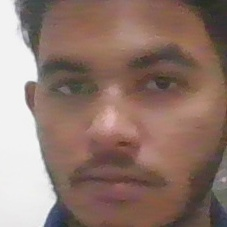
#> input picture face_database/images/Aryan.jpg, 227 x 227 px, given in place of the camera
$ python face_system.py
#> lines starting #> are read from the running program, lines starting #| are printed output that depends on the picture
import cv2
import numpy as np
import os
from datetime import datetime
from pathlib import Path
import pickle
import requests

MAKE_WEBHOOK_URL = "https://hook.eu1.make.com/qj676s4s6r0gipdpyfa39xxtbvus73b9"
COOLDOWN_SECONDS = 10  # Log each person at most once per 10 seconds


class FaceDatabase:
    def __init__(self, database_dir="face_database"):
        self.database_dir = Path(database_dir)
        self.encodings_file = self.database_dir / "encodings.pkl"
        self.images_dir = self.database_dir / "images"
        self.images_dir.mkdir(parents=True, exist_ok=True)
        self.encodings = {}
        self.load()
        self.face_cascade = cv2.CascadeClassifier(
            cv2.data.haarcascades + 'haarcascade_frontalface_default.xml'
        )
        self.profile_cascade = cv2.CascadeClassifier(
            cv2.data.haarcascades + 'haarcascade_profileface.xml'
        )

    def load(self):
        if self.encodings_file.exists():
            with open(self.encodings_file, 'rb') as f:
#> (reads face_database/encodings.pkl from the repository)
                self.encodings = pickle.load(f)

    def save(self):
        with open(self.encodings_file, 'wb') as f:
            pickle.dump(self.encodings, f)

    def preprocess_face(self, face_image):
        gray = cv2.cvtColor(face_image, cv2.COLOR_BGR2GRAY)
        resized = cv2.resize(gray, (100, 100))
        hist = cv2.calcHist([resized], [0], None, [256], [0, 256])
        return hist.flatten()

    # [7 lines left out: function register_from_frame, not called in this run]

    def recognize(self, face_embedding):
        if not self.encodings:
            return None, 0.0
        known_embeddings = list(self.encodings.values())
        names = list(self.encodings.keys())
        similarities = []
        for known in known_embeddings:
            hist1 = known.flatten() / (np.sum(known) + 1e-6)
            hist2 = face_embedding.flatten() / (np.sum(face_embedding) + 1e-6)
            similarity = cv2.compareHist(
                hist1.astype(np.float32),
                hist2.astype(np.float32),
                cv2.HISTCMP_CORREL
            )
            similarities.append(similarity)
        similarities = np.array(similarities)
        best_match_idx = np.argmax(similarities)
        if similarities[best_match_idx] > 0.5:
            return names[best_match_idx], similarities[best_match_idx]
        return None, 0.0

    # [9 lines left out: function remove_person, not called in this run]

    def get_all_names(self):
        return list(self.encodings.keys())

    def detect_face(self, frame):
        gray = cv2.cvtColor(frame, cv2.COLOR_BGR2GRAY)
        faces = self.face_cascade.detectMultiScale(gray, 1.3, 5)
        if len(faces) >= 1:
            return faces[0]
        faces = self.profile_cascade.detectMultiScale(gray, 1.3, 5)
        if len(faces) >= 1:
            return faces[0]
        return None


class FaceRegistrationSystem:
    def __init__(self, database_dir="face_database"):
        self.db = FaceDatabase(database_dir)
        self.capture = cv2.VideoCapture(0)
        self.capture.set(3, 1280)
        self.capture.set(4, 720)

    def send_to_make(self, session_log):
        """Send attendance records directly to Make webhook (blocking call)."""
        if not session_log:
            print("[Webhook] No records to send.")
            return

        csv_body = "\n".join(f"{name},{ts}" for name, ts in session_log)
        print(f"[Webhook] Sending payload:\n{csv_body}")

        try:
            resp = requests.post(
                MAKE_WEBHOOK_URL,
                data=csv_body,
                headers={"Content-Type": "text/plain"},
                timeout=15
            )
            print(f"[Webhook] HTTP {resp.status_code} - Response: {resp.text}")
        except requests.exceptions.ConnectionError as e:
            print(f"[Webhook] Connection error - check internet: {e}")
        except requests.exceptions.Timeout:
            print("[Webhook] Timed out - Make server did not respond in 15s")
        except Exception as e:
            print(f"[Webhook] Unexpected error: {type(e).__name__}: {e}")

    # [37 lines left out: function register_new_face, not called in this run]

    def run_detection(self):
        print("\n=== Starting Real-time Face Detection ===")
        print("Press 'q' to quit | Press 'r' to register a new face")

        log_file = open("attendance.log", "a")
        last_logged = {}  # name -> last logged datetime
        session_log = []  # deduplicated records to send to Make

        while True:
            ret, frame = self.capture.read()
            if not ret:
                break

            display = frame.copy()
            face_rect = self.db.detect_face(frame)

            if face_rect is not None:
                x, y, w, h = face_rect
                padding = 20
                x_p = max(0, x - padding)
                y_p = max(0, y - padding)
                w_p = w + padding * 2
                h_p = h + padding * 2

                face_image = frame[y:y + h, x:x + w]
                embedding = self.db.preprocess_face(face_image)
                name, confidence = self.db.recognize(embedding)

                if name:
                    color = (0, 255, 0)
                    label = name
                    now = datetime.now()
                    last = last_logged.get(name)
                    if last is None or (now - last).total_seconds() >= COOLDOWN_SECONDS:
                        timestamp = now.strftime("%Y-%m-%d %H:%M:%S")
                        log_file.write(f"{name},{timestamp}\n")
                        log_file.flush()
                        session_log.append((name, timestamp))
                        last_logged[name] = now
                        print(f"[Log] {name} at {timestamp}")
                else:
                    color = (0, 0, 255)
                    label = "Unknown"

                cv2.rectangle(display, (x_p, y_p), (x_p + w_p, y_p + h_p), color, 3)
                cv2.rectangle(display, (x_p, y_p + h_p - 35), (x_p + w_p, y_p + h_p), color, cv2.FILLED)
                cv2.putText(display, label, (x_p + 10, y_p + h_p - 10),
                            cv2.FONT_HERSHEY_DUPLEX, 0.7, (255, 255, 255), 2)

            cv2.putText(display, f"Registered: {len(self.db.get_all_names())}",
                        (10, 40), cv2.FONT_HERSHEY_DUPLEX, 0.8, (255, 255, 255), 2)
            cv2.putText(display, "Press 'r' to register | 'q' to quit",
                        (10, 70), cv2.FONT_HERSHEY_DUPLEX, 0.6, (180, 180, 180), 1)

            cv2.imshow('Face Detection', display)

            key = cv2.waitKey(1) & 0xFF
            if key == ord('q'):
                break
            elif key == ord('r'):
                cv2.destroyWindow('Face Detection')
                name_input = input("Enter name to register: ").strip()
                if name_input:
                    self.register_new_face(name_input)

        log_file.close()
        self.capture.release()
        cv2.destroyAllWindows()

        # Send directly (blocking) so it can't be killed before finishing
        self.send_to_make(session_log)


def main():
    print("=" * 50)
    print("  Real-Time Face Registration & Detection System")
    print("=" * 50)
    print("\n1. Start Detection")
    print("2. Register New Face")
    print("3. List Registered Faces")
    print("4. Remove a Face")
    print("5. Exit")

    system = FaceRegistrationSystem()

    while True:
        choice = input("\nSelect option: ").strip()

        if choice == '1':
            cv2.namedWindow('Face Detection')
            system.run_detection()
        elif choice == '2':
            name = input("Enter name to register: ").strip()
            if name:
                system.register_new_face(name)
        elif choice == '3':
            names = system.db.get_all_names()
            print(f"\nRegistered faces ({len(names)}):")
            for name in names:
                print(f"  - {name}")
        elif choice == '4':
            name = input("Enter name to remove: ").strip()
            if name and system.db.remove_person(name):
                print(f"Removed: {name}")
            else:
                print("Name not found")
        elif choice == '5':
            break
        else:
            print("Invalid option")
#> this loop made 7 passes; the answer given on pass 1: 1
#> (printed output is left out)
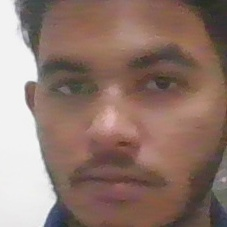
#> input picture face_database/images/Aryan.jpg, 227 x 227 px, given in place of the camera
#> pass 1, in detect_face, `gray = cv2.cvtColor(frame, cv2.COLOR_BGR2GRAY)`:
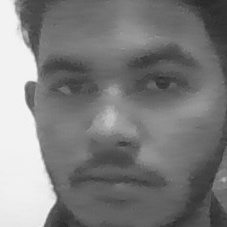
#> gray: shape (227, 227); min 40, max 247, mean 125.1
#> pass 1, in run_detection, `face_image = frame[y:y + h, x:x + w]`:
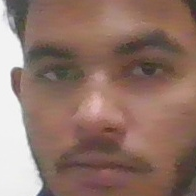
#> face_image: shape (196, 196, 3); mean B, G, R 104.7, 115.5, 144
#> pass 1, in preprocess_face, `gray = cv2.cvtColor(face_image, cv2.COLOR_BGR2GRAY)`:
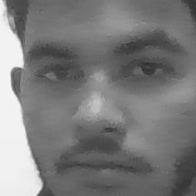
#> gray: shape (196, 196); min 44, max 247, mean 122.8


if __name__ == "__main__":
#> (the run stopped early here; a loop or call above may not have finished)
